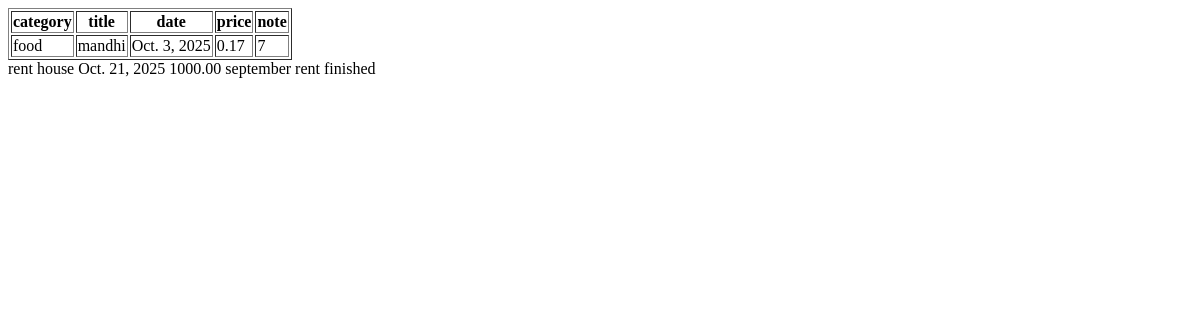
/alllist/ (signed in), run on an earlier commit of the app's database.
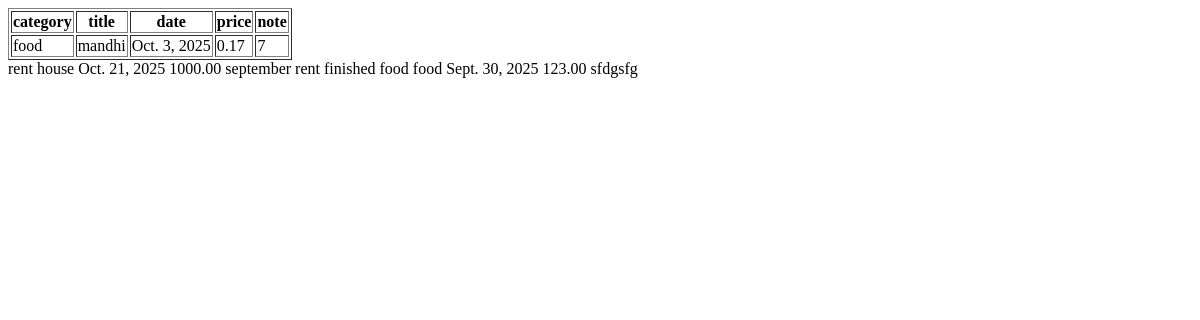
And on a later commit of the database.
### todo_tracker/models.py (models this page shows)
class Todo_track(models.Model):
    catergory_choice = [
        ('food','Food'),
        ('rent','rent'),
        ('shopping','shopping'),
        ('vehicle','vechicle')
    ]
    category = models.CharField(max_length=20,choices=catergory_choice)
    user = models.ForeignKey(User,on_delete=models.CASCADE)
    title = models.CharField(max_length=20)
    date = models.DateField()
    price = models.DecimalField(max_digits=10,decimal_places=2)
    note = models.CharField(max_length=120)

### todo_tracker/views.py (the view)
# urls.py: path('alllist/',todolistview.as_view()),
class todolistview(View):
    def get(self, request):
        alllist = Todo_track.objects.filter(user = request.user)
        return render(request,"list.html",{'alllist':alllist})

### todo_tracker/templates/list.html (shortened to what this page needs)
<!DOCTYPE html>
<html lang="en">
<head>
</head>
<body>
   <form action="" method="post">
    <table border="1">
        <th>category</th>
        <th>title</th>
        <th>date</th>
        <th> price</th>
        <th>note</th>
     {% for ls in alllist %}
        <tr>
            <td >{{ls.category}}</td>
            <td>{{ls.title}}</td>
            <td>{{ls.date}}</td>
            <td>{{ls.price}}</td>
            <td>{{ls.note}}</td>
        </tr>
    </table>
    {% endfor %}
   </form>
</body>
</html>

What changed in the data, as far as the page shows it:
added Todo_track: category "food", title "food", date "Sept. 30, 2025", price "123.00", note "sfdgsfg"
